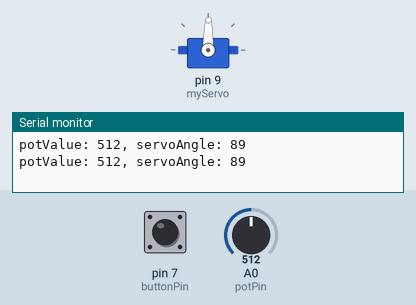
Recording of a sketch running on a simulated Arduino Uno, built with avr-gcc and run on an emulated ATmega328P. Shown: servo, the last lines printed to the serial monitor. Inputs (shaded band) come from the test bench; at power-on: A0 (potPin) = 512, pin 7 (buttonPin) LOW.

Above: at 1.8 s.
1.9 s: A0 (potPin) set to 716
At 3.2 s:
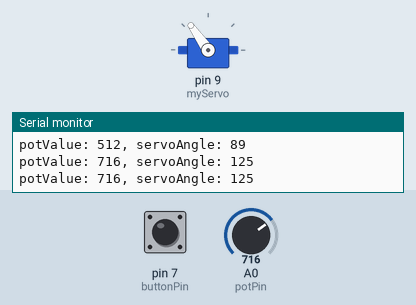
3.5 s: pin 7 (buttonPin) pulled HIGH for 1.2 s
At 4.8 s:
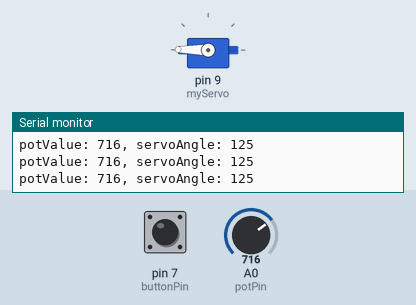
6.5 s: A0 (potPin) set to 900
At 8.2 s:
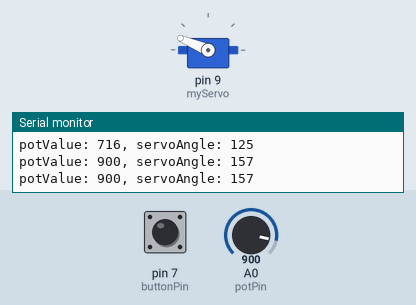
8.5 s: A0 (potPin) set to 306
At 9.9 s:
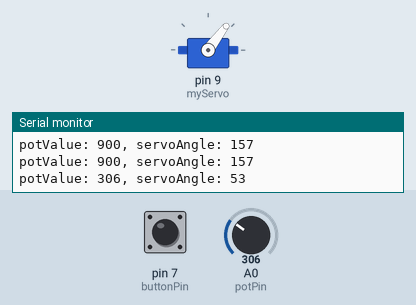
10.5 s: A0 (potPin) set to 122
At 11.5 s:
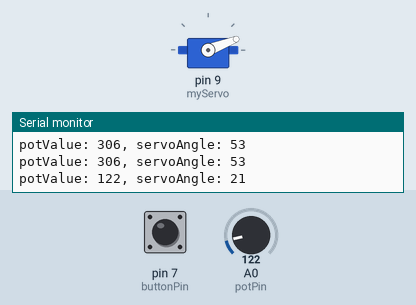
12.5 s: A0 (potPin) set to 0
At 14.3 s:
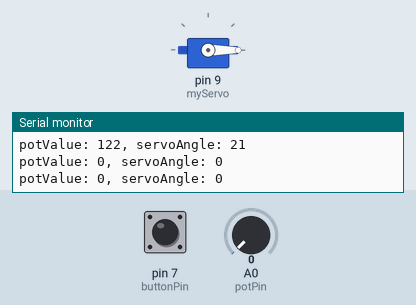
Timing chart, 0 to 15.5 s (numbered marks = the images above; inputs shaded):
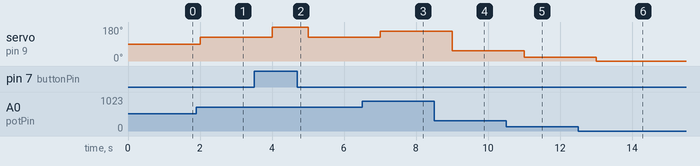

Measured:
- after the input at 1.9 s, servo on pin 9 (myServo): 89° → 125° after 0.10 s
- after the input at 3.5 s, servo on pin 9 (myServo): 125° → 179° after 0.50 s, → 125° 1.0 s later
- after the input at 6.5 s, servo on pin 9 (myServo): 125° → 157° after 0.51 s
- after the input at 8.5 s, servo on pin 9 (myServo): 157° → 53° after 0.51 s
- after the input at 10.5 s, servo on pin 9 (myServo): 53° → 21° after 0.51 s
- after the input at 12.5 s, servo on pin 9 (myServo): 21° → 0° after 0.51 s

The sketch:

Lesson6_SportsRobot_PushButton.ino
```cpp
#include <Servo.h>
Servo myServo;
const int potPin = A0;
const int buttonPin = 7;
int potValue = 0;
int servoAngle = 0;

void setup() {
  myServo.attach(9);
  Serial.begin(9600);
}

void loop() {

  if (digitalRead(buttonPin) == HIGH) {
    myServo.write(179);
  }
  else {
    potValue = analogRead(potPin);
    servoAngle = map(potValue, 0, 1023, 0, 179);
    myServo.write(servoAngle);
  }

  Serial.print("potValue: ");
  Serial.print(potValue);
  Serial.print(", servoAngle: ");
  Serial.println(servoAngle);

  delay(1000);
}
```
